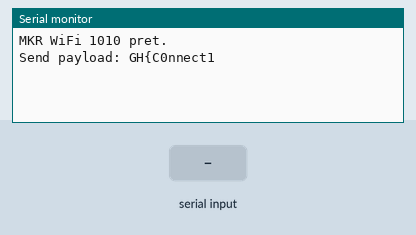
Recording of a sketch running on a simulated ESP32-S3. Parts: the last lines printed to the serial monitor. Inputs (shaded band) come from the test bench.

Above: at 6.2 s.
6.3 s: "1\n" received over the second serial link
At 7.6 s:
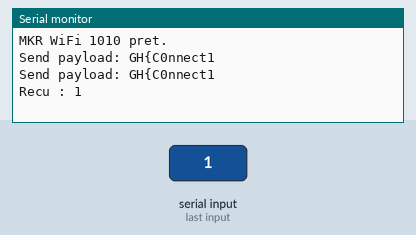
8.9 s: "0\n" received over the second serial link
At 9.5 s:
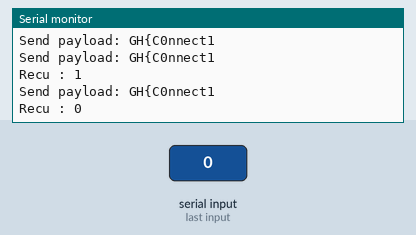
11.5 s: "2\n" received over the second serial link
At 14.5 s:
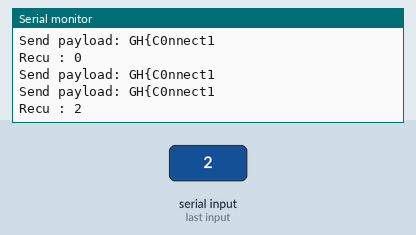

The sketch:

mkr_wifi_1010.ino
```cpp
#define RX_PIN 0   // RX = connecté au TX de l’ESP32-S3
#define TX_PIN 1   // TX = connecté au RX de l’ESP32-S3

#define MAX_COMPTEUR 10

bool chall = true;

const String flag = "GH{C0nnect1";

int compteur = 0;

void setup() {
  Serial.begin(115200);
  Serial1.begin(9600);
  delay(5000);
  Serial.println("MKR WiFi 1010 pret.");
}

void loop() {
  if (chall) {
    func_chall();
  } else {
    func_demo();
  }
  //delay(1000);
}

void func_chall(void) {
  String msg = flag;
  Serial.print("Send payload: ");
  Serial.println(msg);
  Serial1.print(msg);
  delay(10);
  if (Serial1.available()) {
    String reponse = Serial1.readStringUntil('\n');
    reponse.trim();
    Serial.println("Recu : " + reponse);
  }
  delay(2000);
}

void func_demo() {
  Serial1.println("PING");
  Serial.print("Envoy : PING ");
  Serial.println(compteur);

  // Lecture éventuelle de la réponse
  if (Serial1.available()) {
    String reponse = Serial1.readStringUntil('\n');
    reponse.trim();
    Serial.println("Recu : " + reponse + " " + compteur);
    compteur = compteur + 1;
    if (compteur > MAX_COMPTEUR) {
      Serial.println("Reset compteur");
      compteur = 0;
    }
  }
}
```

Measured:
- after the input at 6.3 s, the serial monitor: prints a new line after 0.72 s (image 1)
- after the input at 8.9 s, the serial monitor: prints a new line after 0.13 s (image 2)
- after the input at 11.5 s, the serial monitor: prints a new line after 1.6 s (image 3)
